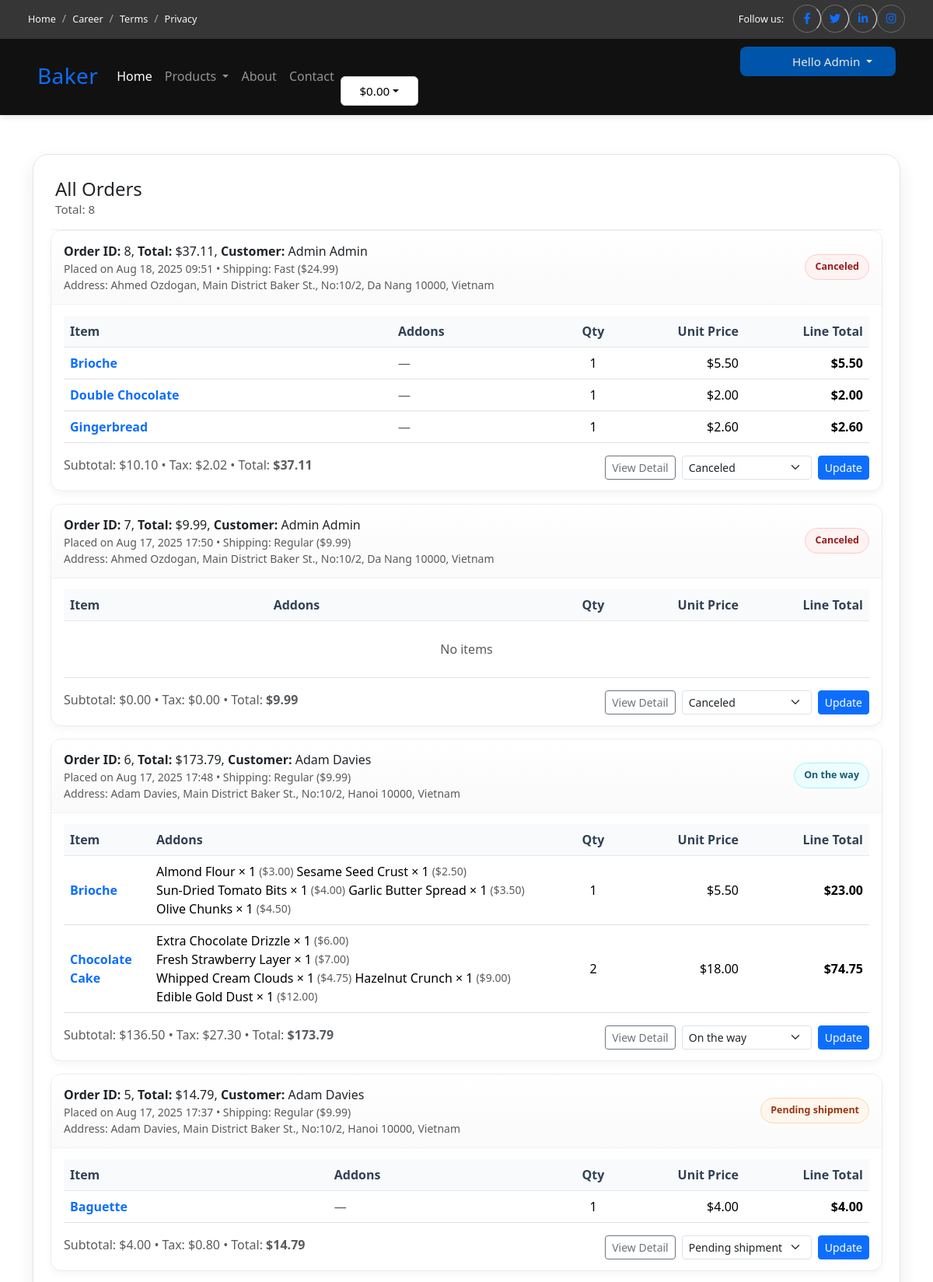
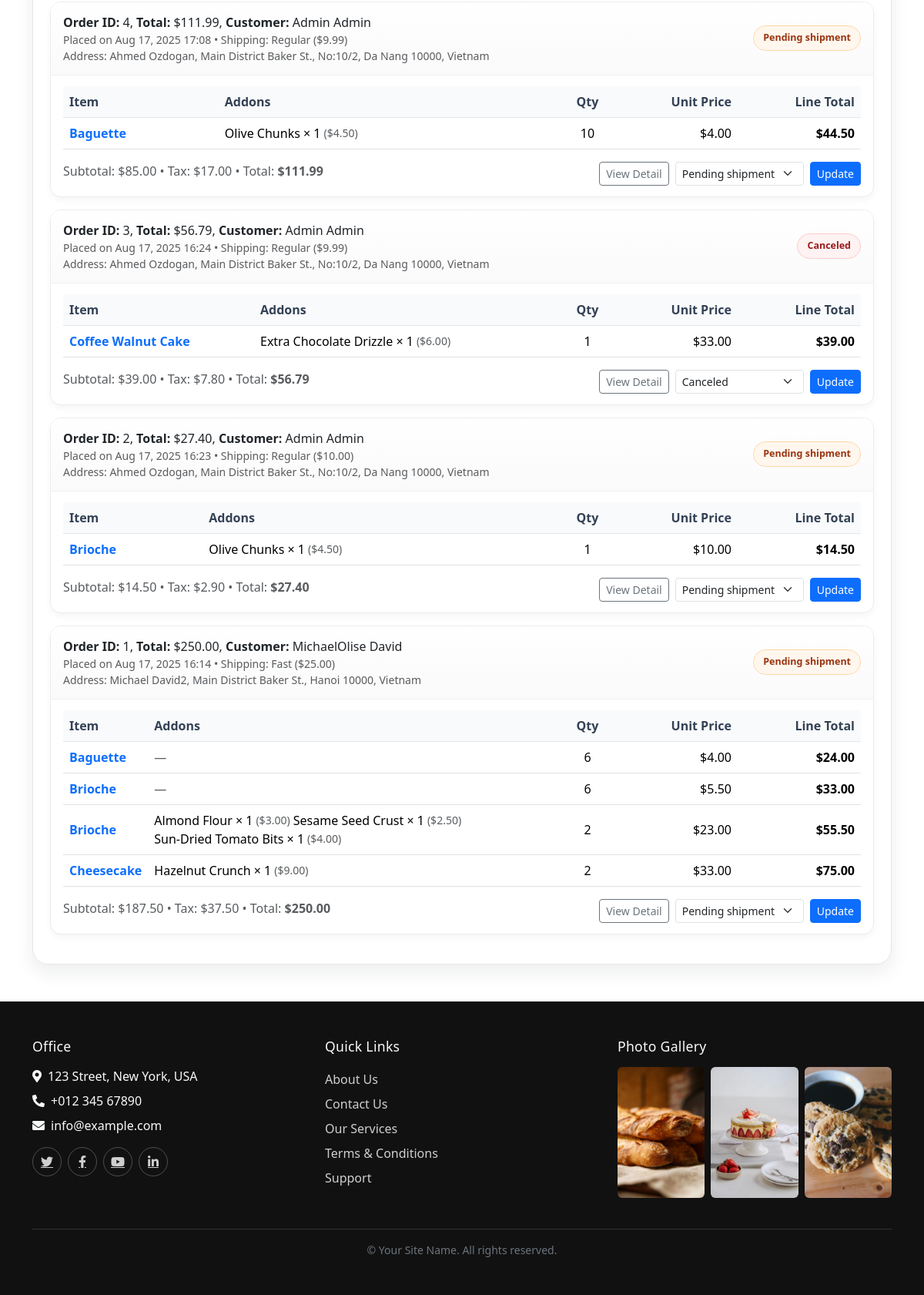
/shop/orders/ (signed in), run on the app's committed database (2 pictures, top to bottom).
### shop/models.py (models this page shows, shortened)
class Order(models.Model):
    user = models.ForeignKey(settings.AUTH_USER_MODEL, on_delete=models.CASCADE)
    subtotal = models.DecimalField(max_digits=10, decimal_places=2, default=Decimal("0.00"))
    shipping_address = models.ForeignKey("main.Address",on_delete=models.PROTECT,related_name="orders")
    shipping_method = models.CharField(max_length=20, choices=[("regular", "Regular"), ("fast", "Fast")], default="regular")
    shipping_fee = models.DecimalField(max_digits=10, decimal_places=2, default=Decimal("0.00"))
    tax_amount = models.DecimalField(max_digits=10, decimal_places=2, default=Decimal("0.00"))
    total = models.DecimalField(max_digits=10, decimal_places=2, default=Decimal("0.00"))
    order_status = models.CharField(max_length=20, choices=[("Pending shipment", "Pending shipment"), ('On the way', 'On the way'), ("Completed", "Completed"), ("Canceled", "Canceled")], default="Pending shipment")
    created_at = models.DateTimeField(auto_now_add=True)
    class Meta:
        ordering = ["-created_at"]

class OrderItem(models.Model):
    order = models.ForeignKey(Order, on_delete=models.CASCADE, related_name="items")
    product = models.ForeignKey("main.Product", on_delete=models.SET_NULL, null=True, blank=True)
    product_name = models.CharField(max_length=200)
    unit_price = models.DecimalField(max_digits=10, decimal_places=2)
    quantity = models.PositiveIntegerField(default=1)
    addons = models.JSONField(default=list, blank=True)
    @property
    def addons_list(self):
        return self.addons if isinstance(self.addons, list) else []
    @property
    def base_total(self) -> Decimal:
        return (self.unit_price * self.quantity).quantize(Decimal("0.01"), rounding=ROUND_HALF_UP)
    @property
    def addons_total(self) -> Decimal:
        total = Decimal("0.00")
        for a in (self.addons or []):
            qty = int(a.get("quantity", 0) or 0)
            if qty <= 0:
                continue
            price = Decimal(str(a.get("unit_price", "0.00")))
            total += price * qty
        return total.quantize(Decimal("0.01"), rounding=ROUND_HALF_UP)
    @property
    def line_total(self) -> Decimal:
        return (self.base_total + self.addons_total).quantize(Decimal("0.01"), rounding=ROUND_HALF_UP)

### main/models.py (models this page shows, shortened)
class TimeStampedModel(models.Model):
    created_at = models.DateTimeField(auto_now_add=True)
    updated_at = models.DateTimeField(auto_now=True)
    class Meta:
        abstract = True

class Address(TimeStampedModel):
    user = models.ForeignKey(
        settings.AUTH_USER_MODEL,
        on_delete=models.CASCADE,
        related_name="addresses",
    )
    full_name = models.CharField(max_length=120)
    line1 = models.CharField(max_length=200)
    line2 = models.CharField(max_length=200, blank=True)
    city = models.CharField(max_length=80)
    postal_code = models.CharField(max_length=20)
    country = models.CharField(max_length=60, default="Vietnam")
    is_default = models.BooleanField(default=False)
    class Meta:
        ordering = ["-is_default", "created_at"]

### shop/views.py (the view)
# urls.py: path("orders/", order_list_view, name="order_list"),
@login_required
def order_list_view(request):
    role = request.user.profile.role
    if not role:
        return HttpResponseForbidden("You don't have permission to view orders.")
    print(role)
    if role == "CUSTOMER":
        orders = Order.objects.filter(user=request.user).order_by("-created_at")
        template = "shop/customer_order_list.html"
        status_choices = None
    elif role == "MANAGER":
        status_choices = Order._meta.get_field("order_status").choices
        restaurant = getattr(request.user, "restaurant", None)
        qs = Order.objects.select_related("user")
        orders = qs.filter(restaurant=restaurant).order_by("-created_at") if restaurant else qs.order_by("-created_at")
        template = "shop/manager_order_list.html"
    else:
        return HttpResponseForbidden("You don't have permission to view orders.")
    return render(request, template, {"orders": orders, "status_choices": status_choices})

### shop/templates/shop/manager_order_list.html (shortened to what this page needs)
{% extends "main/base.html" %}
{% load static %}
{% block extra_head %}
  <link rel="stylesheet" href="{% static 'shop/css/order_detail.css' %}">
{% endblock %}
{% block content %}
<section class="container order-page">
  <div class="order-card">
    <div class="order-header">
      <div class="oh-left">
        <h1 class="mb-0">All Orders</h1>
        <div class="oh-sub">
          <span class="text-muted">Total: {{ orders|length }}</span>
        </div>
      </div>
    </div>
    <div class="order-body">
      {% for order in orders %}
        <div class="panel mb-3">
          <div class="panel-h d-flex justify-content-between align-items-center">
            <div>
              <div>
                <strong>Order ID:</strong> {{ order.id }},
                <strong>Total:</strong> ${{ order.total|floatformat:2 }},
                <strong>Customer:</strong> {{ order.user.get_full_name|default:order.user.username }}
              </div>
              <div class="text-muted small">
                Placed on {{ order.created_at|date:"M d, Y H:i" }} •
                Shipping: {{ order.get_shipping_method_display }} (${{ order.shipping_fee|floatformat:2 }})
              </div>
              <div class="text-muted small">
                Address:
                {{ order.shipping_address.full_name }},
                {{ order.shipping_address.line1 }}{% if order.shipping_address.line2 %}, {{ order.shipping_address.line2 }}{% endif %},
                {{ order.shipping_address.city }} {{ order.shipping_address.postal_code }},
                {{ order.shipping_address.country }}
              </div>
            </div>
            <div class="d-flex align-items-center gap-2">
              {% if order.order_status == "Pending shipment" %}
                <span class="badge-status badge-pending">Pending shipment</span>
              {% elif order.order_status == "On the way" %}
                <span class="badge-status badge-onway">On the way</span>
              {% elif order.order_status == "Completed" %}
                <span class="badge-status badge-completed">Completed</span>
              {% elif order.order_status == "Canceled" %}
                <span class="badge-status badge-canceled">Canceled</span>
              {% else %}
                <span class="badge-status">{{ order.order_status }}</span>
              {% endif %}
            </div>
          </div>
          <div class="panel-b">
            <div class="table-order-wrapper">
              <table class="table table-hover align-middle mb-0 table-order">
                <thead>
                  <tr>
                    <th>Item</th>
                    <th>Addons</th>
                    <th class="text-center" style="width:110px;">Qty</th>
                    <th class="text-end" style="width:140px;">Unit Price</th>
                    <th class="text-end" style="width:160px;">Line Total</th>
                  </tr>
                </thead>
                <tbody>
                  {% for it in order.items.all %}
                    <tr>
                      <td>
                        {% if it.product %}
                          <a href="/menu/{{ it.product.id }}/" class="product-name fw-semibold">{{ it.product_name }}</a>
                        {% else %}
                          <span class="product-name fw-semibold">{{ it.product_name }}</span>
                        {% endif %}
                      </td>
                      <td>
                        {% if it.addons_list %}
                          {% for a in it.addons_list %}
                            <span class="addon-badge d-inline-flex align-items-center gap-1">
                              {{ a.name }} × {{ a.quantity|default:1 }}
                              <span class="text-muted small">(${{ a.unit_price }})</span>
                            </span>
                          {% endfor %}
                        {% else %}
                          <span class="text-muted">—</span>
                        {% endif %}
                      </td>
                      <td class="text-center">{{ it.quantity }}</td>
                      <td class="text-end"><span class="price">${{ it.unit_price|floatformat:2 }}</span></td>
                      <td class="text-end fw-semibold">
                        <span class="price">
                          {% if it.line_total %} ${{ it.line_total|floatformat:2 }}
                          {% else %} ${{ it.unit_price|floatformat:2 }} × {{ it.quantity }}
                          {% endif %}
                        </span>
                      </td>
                    </tr>
                  {% empty %}
                    <tr><td colspan="5" class="text-center text-muted py-4">No items</td></tr>
                  {% endfor %}
                </tbody>
              </table>
            </div>
            <div class="mt-3 d-flex flex-wrap gap-2 justify-content-between">
              <div class="text-muted">
                Subtotal: <span class="price">${{ order.subtotal|floatformat:2 }}</span> •
                Tax: <span class="price">${{ order.tax_amount|floatformat:2 }}</span> •
                Total: <strong class="price">${{ order.total|floatformat:2 }}</strong>
              </div>
              <div class="d-flex gap-2">
                <a class="btn btn-sm btn-outline-secondary" href="#">View Detail</a>
                <form method="post" action="{% url 'shop:update_order_status' order.id %}" class="d-inline-flex align-items-center gap-2">
                  <select name="order_status" class="form-select form-select-sm">
                    {% for value,label in status_choices %}
                      <option value="{{ value }}" {% if value == order.order_status %}selected{% endif %}>
                        {{ label }}
                      </option>
                    {% endfor %}
                  </select>
                  <button type="submit" class="btn btn-sm btn-primary">Update</button>
                </form>
              </div>
            </div>
          </div>
        </div>
      {% endfor %}
    </div>
  </div>
</section>
{% endblock %}

### main/templates/main/header.html (shortened to what this page needs)
<div class="site-topbar text-light d-none d-lg-block">
  <div class="container-fluid">
    <div class="row gx-0 align-items-center" style="min-height: 48px">
      <div class="col-lg-6 px-4 text-start">
        <ol class="breadcrumb mb-0 topbar-breadcrumb">
          <li class="breadcrumb-item">
            <a class="small text-light" href="{% url 'main:index' %}">Home</a>
          </li>
          <li class="breadcrumb-item">
            <a class="small text-light" href="#">Career</a>
          </li>
          <li class="breadcrumb-item">
            <a class="small text-light" href="#">Terms</a>
          </li>
          <li class="breadcrumb-item">
            <a class="small text-light" href="#">Privacy</a>
          </li>
        </ol>
      </div>
      <div class="col-lg-6 px-4 text-end">
        <small class="follow-label me-2">Follow us:</small>
        <span class="social-icons d-inline-flex align-items-center">
          <a class="social-btn border-end" href="#"
            ><i class="fab fa-facebook-f"></i
          ></a>
          <a class="social-btn border-end" href="#"
            ><i class="fab fa-twitter"></i
          ></a>
          <a class="social-btn border-end" href="#"
            ><i class="fab fa-linkedin-in"></i
          ></a>
          <a class="social-btn" href="#"><i class="fab fa-instagram"></i></a>
        </span>
      </div>
    </div>
  </div>
</div>
<nav class="navbar navbar-expand-lg navbar-dark bg-dark site-navbar fixed-top">
  <div class="container-fluid px-lg-5">
    <a href="{% url 'main:index' %}" class="navbar-brand ms-2 ms-lg-0">
      <span class="text-primary h3 mb-0">Baker</span>
    </a>
    <div class="collapse navbar-collapse" id="navbarCollapse">
      <ul class="navbar-nav mx-auto p-3 p-lg-0">
        <li class="nav-item">
          <a href="{% url 'main:index' %}" class="nav-link active">Home</a>
        </li>
        <li class="nav-item dropdown">
          <a
            class="nav-link dropdown-toggle"
            id="menuDropdown"
            role="button"
            data-bs-toggle="dropdown"
            aria-expanded="false"
          >
            Products
          </a>
        </li>
        <li class="nav-item"><a href="#" class="nav-link">About</a></li>
        <li class="nav-item"><a href="#" class="nav-link">Contact</a></li>
      </ul>
      <div
        class="flex-row gap-2 mt-2 mt-lg-0 justify-content-lg-end w-100 w-lg-auto"
      >
        <div
          class="button-cart-group d-flex flex-column justify-content-end flex-lg-row align-items-lg-center w-100 w-lg-auto"
        >
          {% if request.user.is_authenticated %}
          <div
            class="user-dropdown dropdown w-40 w-lg-auto text-center text-lg-center"
          >
            <button
              class="dropdown-toggle btn btn-outline-light w-100 w-lg-auto"
              id="userMenuBtn"
              data-bs-toggle="dropdown"
              aria-expanded="false"
            >
              Hello {{ request.user.first_name }}
            </button>
          </div>
          {% endif %}
        </div>
        <div class="cart-group btn-group dropdown-center">
          <button
            class="cart-price-box dropdown-toggle nav-control"
            id="cartPriceBtn"
            data-bs-toggle="dropdown"
            aria-expanded="false"
          >
            <span id="cartTotal">$0.00</span>
          </button>
        </div>
      </div>
    </div>
  </div>
</nav>

### data on the page
Order: id "8", total "37.11", user.get_full_name "Admin Admin", created_at "Aug 18, 2025 09:51", shipping_method "Fast", shipping_fee "24.99", shipping_address.full_name "Ahmed Ozdogan", shipping_address.line1 "Main District Baker St.", shipping_address.line2 "No:10/2", shipping_address.city "Da Nang", shipping_address.postal_code "10000", shipping_address.country "Vietnam", shows "Canceled", subtotal "10.10", tax_amount "2.02", order_status "Canceled"
OrderItem: product_name "Brioche", quantity "1", unit_price "5.50", line_total "5.50"
OrderItem: product_name "Double Chocolate", quantity "1", unit_price "2.00", line_total "2.00"
OrderItem: product_name "Gingerbread", quantity "1", unit_price "2.60", line_total "2.60"
Order: id "7", total "9.99", user.get_full_name "Admin Admin", created_at "Aug 17, 2025 17:50", shipping_method "Regular", shipping_fee "9.99", shipping_address.full_name "Ahmed Ozdogan", shipping_address.line1 "Main District Baker St.", shipping_address.line2 "No:10/2", shipping_address.city "Da Nang", shipping_address.postal_code "10000", shipping_address.country "Vietnam", shows "Canceled", subtotal "0.00", tax_amount "0.00", order_status "Canceled"
Order: id "6", total "173.79", user.get_full_name "Adam Davies", created_at "Aug 17, 2025 17:48", shipping_method "Regular", shipping_fee "9.99", shipping_address.full_name "Adam Davies", shipping_address.line1 "Main District Baker St.", shipping_address.line2 "No:10/2", shipping_address.city "Hanoi", shipping_address.postal_code "10000", shipping_address.country "Vietnam", shows "On the way", subtotal "136.50", tax_amount "27.30", order_status "On the way"
OrderItem: product_name "Brioche", name "Almond Flour" "Sesame Seed Crust" "Sun-Dried Tomato Bits" "Garlic Butter Spread" "Olive Chunks", quantity "1" "1" "1" "1" "1", unit_price "3.00" "2.50" "4.00" "3.50" "4.50", quantity "1", unit_price "5.50", line_total "23.00"
OrderItem: product_name "Chocolate Cake", name "Extra Chocolate Drizzle" "Fresh Strawberry Layer" "Whipped Cream Clouds" "Hazelnut Crunch" "Edible Gold Dust", quantity "1" "1" "1" "1" "1", unit_price "6.00" "7.00" "4.75" "9.00" "12.00", quantity "2", unit_price "18.00", line_total "74.75"
Order: id "5", total "14.79", user.get_full_name "Adam Davies", created_at "Aug 17, 2025 17:37", shipping_method "Regular", shipping_fee "9.99", shipping_address.full_name "Adam Davies", shipping_address.line1 "Main District Baker St.", shipping_address.line2 "No:10/2", shipping_address.city "Hanoi", shipping_address.postal_code "10000", shipping_address.country "Vietnam", shows "Pending shipment", subtotal "4.00", tax_amount "0.80", order_status "Pending shipment"
OrderItem: product_name "Baguette", quantity "1", unit_price "4.00", line_total "4.00"
Order: id "4", total "111.99", user.get_full_name "Admin Admin", created_at "Aug 17, 2025 17:08", shipping_method "Regular", shipping_fee "9.99", shipping_address.full_name "Ahmed Ozdogan", shipping_address.line1 "Main District Baker St.", shipping_address.line2 "No:10/2", shipping_address.city "Da Nang", shipping_address.postal_code "10000", shipping_address.country "Vietnam", shows "Pending shipment", subtotal "85.00", tax_amount "17.00", order_status "Pending shipment"
OrderItem: product_name "Baguette", name "Olive Chunks", quantity "1", unit_price "4.50", quantity "10", unit_price "4.00", line_total "44.50"
Order: id "3", total "56.79", user.get_full_name "Admin Admin", created_at "Aug 17, 2025 16:24", shipping_method "Regular", shipping_fee "9.99", shipping_address.full_name "Ahmed Ozdogan", shipping_address.line1 "Main District Baker St.", shipping_address.line2 "No:10/2", shipping_address.city "Da Nang", shipping_address.postal_code "10000", shipping_address.country "Vietnam", shows "Canceled", subtotal "39.00", tax_amount "7.80", order_status "Canceled"
OrderItem: product_name "Coffee Walnut Cake", name "Extra Chocolate Drizzle", quantity "1", unit_price "6.00", quantity "1", unit_price "33.00", line_total "39.00"
Order: id "2", total "27.40", user.get_full_name "Admin Admin", created_at "Aug 17, 2025 16:23", shipping_method "Regular", shipping_fee "10.00", shipping_address.full_name "Ahmed Ozdogan", shipping_address.line1 "Main District Baker St.", shipping_address.line2 "No:10/2", shipping_address.city "Da Nang", shipping_address.postal_code "10000", shipping_address.country "Vietnam", shows "Pending shipment", subtotal "14.50", tax_amount "2.90", order_status "Pending shipment"
OrderItem: product_name "Brioche", name "Olive Chunks", quantity "1", unit_price "4.50", quantity "1", unit_price "10.00", line_total "14.50"
Order: id "1", total "250.00", user.get_full_name "MichaelOlise David", created_at "Aug 17, 2025 16:14", shipping_method "Fast", shipping_fee "25.00", shipping_address.full_name "Michael David2", shipping_address.line1 "Main District Baker St.", shipping_address.city "Hanoi", shipping_address.postal_code "10000", shipping_address.country "Vietnam", shows "Pending shipment", subtotal "187.50", tax_amount "37.50", order_status "Pending shipment"
OrderItem: product_name "Baguette", quantity "6", unit_price "4.00", line_total "24.00"
OrderItem: product_name "Brioche", quantity "6", unit_price "5.50", line_total "33.00"
OrderItem: product_name "Brioche", name "Almond Flour" "Sesame Seed Crust" "Sun-Dried Tomato Bits", quantity "1" "1" "1", unit_price "3.00" "2.50" "4.00", quantity "2", unit_price "23.00", line_total "55.50"
OrderItem: product_name "Cheesecake", name "Hazelnut Crunch", quantity "1", unit_price "9.00", quantity "2", unit_price "33.00", line_total "75.00"

### other printed values
{{ request.user.first_name }} "Admin"
{{ orders|length }} "8"
